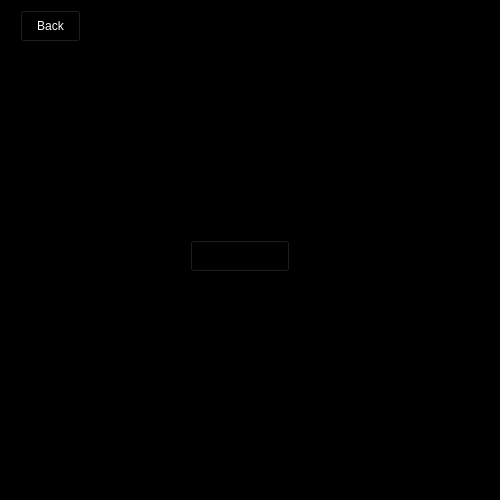
<?xml version="1.0" encoding="UTF-8"?>
<ui version="4.0">
 <class>MainWindow</class>
 <widget class="QMainWindow" name="MainWindow">
  <property name="geometry">
   <rect>
    <x>0</x>
    <y>0</y>
    <width>500</width>
    <height>500</height>
   </rect>
  </property>
  <property name="maximumSize">
   <size>
    <width>500</width>
    <height>500</height>
   </size>
  </property>
  <property name="windowTitle">
   <string>MainWindow</string>
  </property>
  <property name="autoFillBackground">
   <bool>false</bool>
  </property>
  <property name="styleSheet">
   <string notr="true">background-color: black
</string>
  </property>
  <widget class="QWidget" name="centralwidget">
   <widget class="QLabel" name="usernamelabel">
    <property name="geometry">
     <rect>
      <x>160</x>
      <y>190</y>
      <width>71</width>
      <height>16</height>
     </rect>
    </property>
    <property name="text">
     <string>Username:</string>
    </property>
   </widget>
   <widget class="QLabel" name="userpasswordlabel">
    <property name="geometry">
     <rect>
      <x>160</x>
      <y>210</y>
      <width>61</width>
      <height>16</height>
     </rect>
    </property>
    <property name="text">
     <string>Password:</string>
    </property>
   </widget>
   <widget class="QLineEdit" name="usertext">
    <property name="geometry">
     <rect>
      <x>230</x>
      <y>190</y>
      <width>113</width>
      <height>21</height>
     </rect>
    </property>
   </widget>
   <widget class="QLineEdit" name="userpass">
    <property name="geometry">
     <rect>
      <x>230</x>
      <y>210</y>
      <width>113</width>
      <height>21</height>
     </rect>
    </property>
   </widget>
   <widget class="QPushButton" name="pushButton">
    <property name="geometry">
     <rect>
      <x>190</x>
      <y>240</y>
      <width>100</width>
      <height>32</height>
     </rect>
    </property>
    <property name="autoFillBackground">
     <bool>false</bool>
    </property>
    <property name="text">
     <string>Login</string>
    </property>
   </widget>
   <widget class="QLabel" name="errormessagebox">
    <property name="geometry">
     <rect>
      <x>150</x>
      <y>140</y>
      <width>201</width>
      <height>20</height>
     </rect>
    </property>
    <property name="styleSheet">
     <string notr="true">color: white;
</string>
    </property>
    <property name="text">
     <string/>
    </property>
   </widget>
   <widget class="QPushButton" name="pushButton_2">
    <property name="geometry">
     <rect>
      <x>20</x>
      <y>10</y>
      <width>61</width>
      <height>32</height>
     </rect>
    </property>
    <property name="styleSheet">
     <string notr="true">color: white
;
</string>
    </property>
    <property name="text">
     <string>Back</string>
    </property>
   </widget>
  </widget>
 </widget>
 <resources/>
 <connections/>
</ui>
